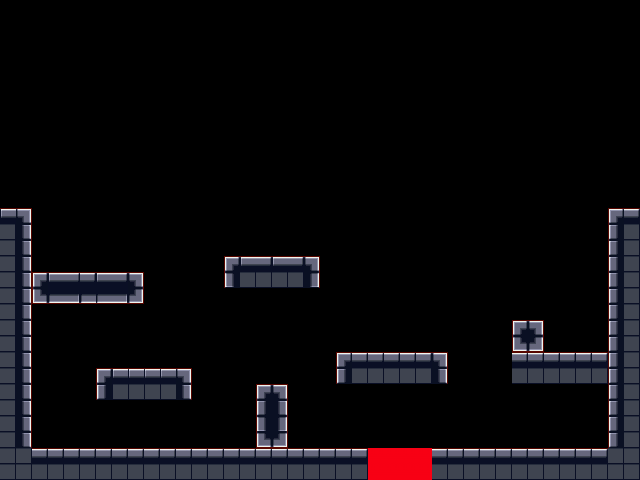

Below is a game level as drawn by its tile map, then a one-line description and the .tmx that defines it (tile-layer data replaced by summaries):
An orthogonal 40x30 tile map with 16x16 px tiles, 2 tile layers (collision, tiles), 2 tilesets.

<map version="1.0" orientation="orthogonal" width="40" height="30" tilewidth="16" tileheight="16">
 <tileset firstgid="1" name="tiles" tilewidth="16" tileheight="16">
  <image source="visible_tile.png" width="128" height="64" />
 </tileset>
 <tileset firstgid="33" name="collision" tilewidth="16" tileheight="16">
  <image source="collision.png" width="128" height="51" />
 </tileset>
 <layer name="collision" width="40" height="30">
  <data>[1200 cells, 216 non-empty, 1 distinct tile ids]</data>
 </layer>
 <layer name="tiles" width="40" height="30">
  <data>[1200 cells, 208 non-empty, 14 distinct tile ids]</data>
 </layer>
</map>
